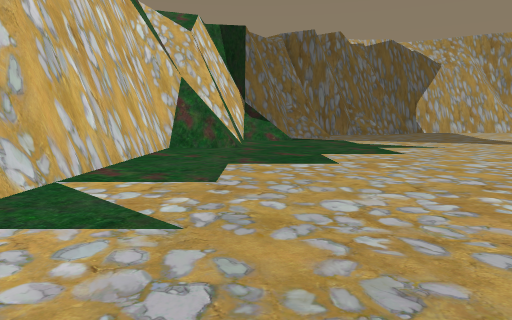
View 1 (above)

23 first-person views from a walk through a scene from a Unity 3-D project. The camera is 1.5 m above the floor, tilts 6° down and sees 70° across. The floor is counted in squares, 2 m on a side. Each view is taken from the middle of a square. On the plan, view 1 faces up. The plan holds only what a view shows up to about 11 squares ahead; the rest is blank. The place goes on beyond the plan. Some surface patterns are stand-ins.

View 2
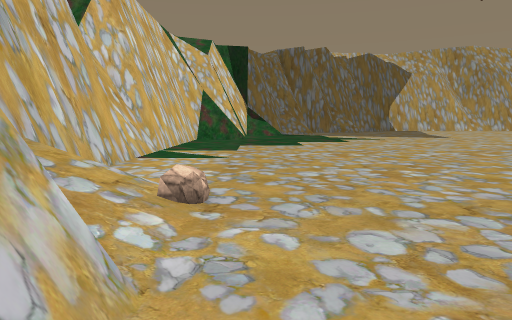

View 3
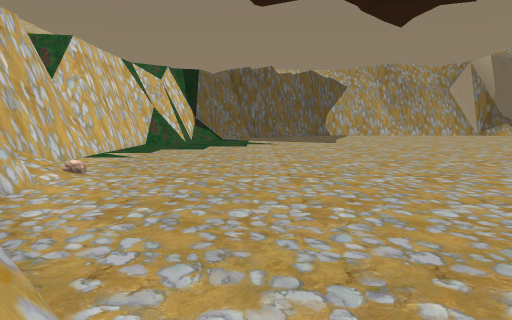

View 4
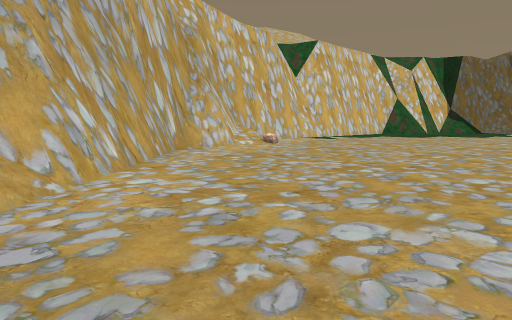

View 5
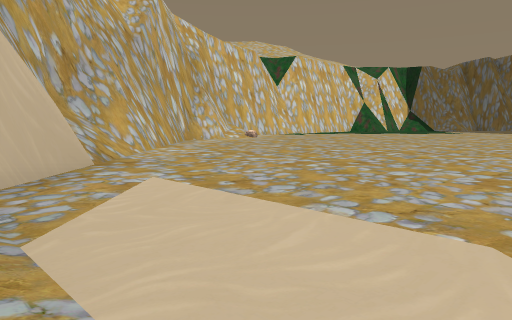

View 6
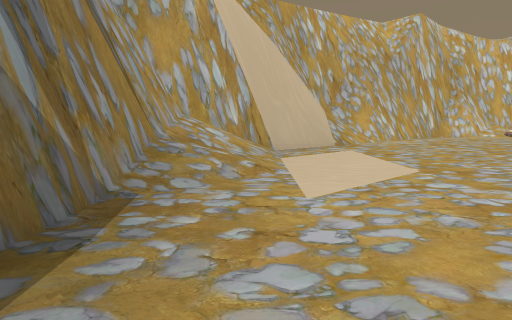

View 7
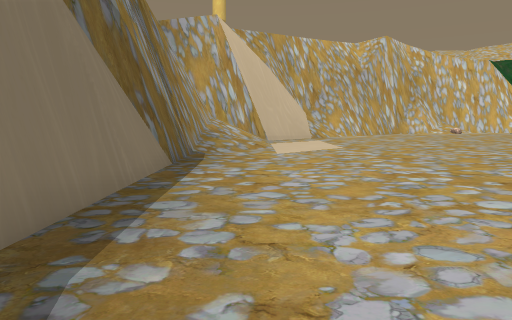

View 8
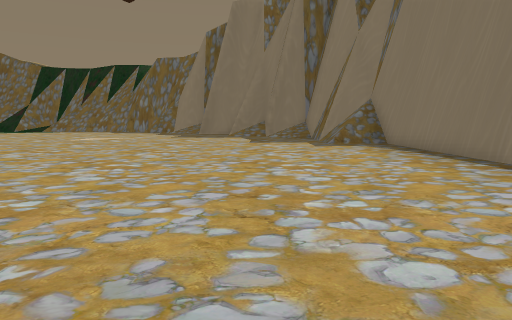

View 9
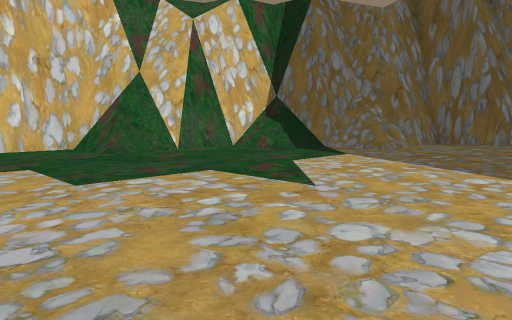

View 10
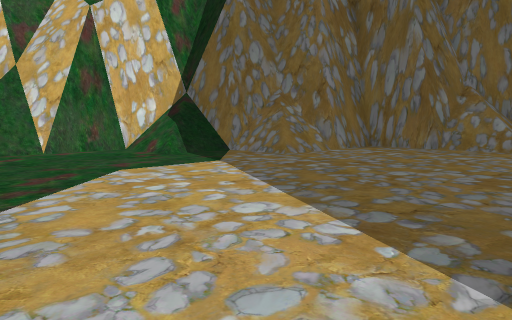

View 11
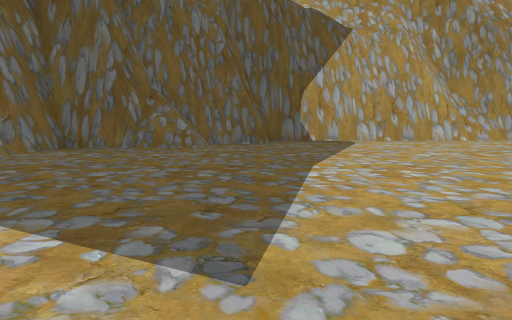

View 12
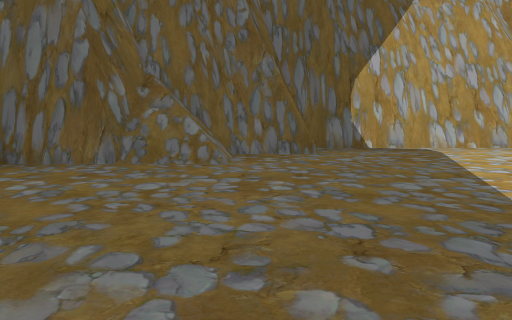

View 13
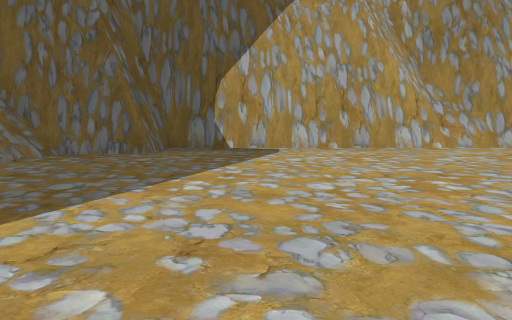

View 14
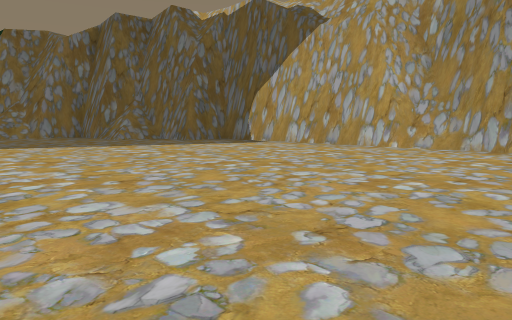

View 15
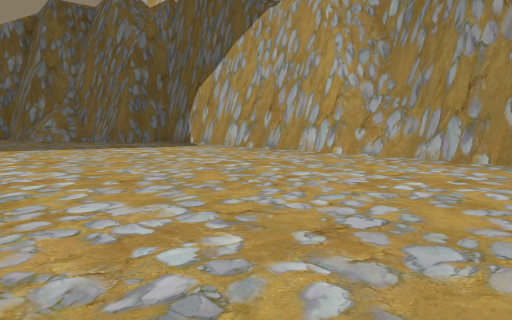

View 16
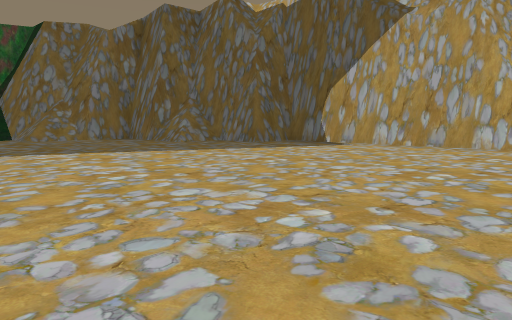

View 17
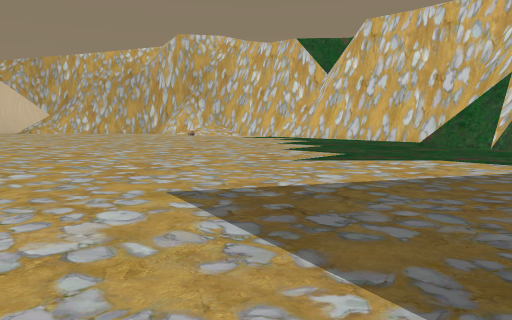

View 18
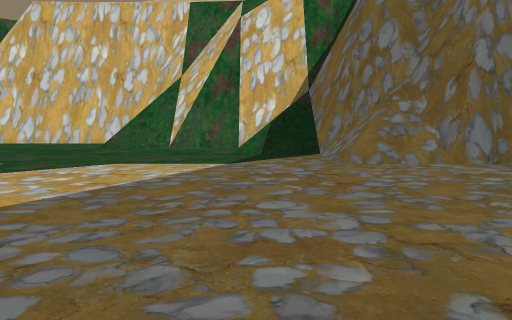

View 19
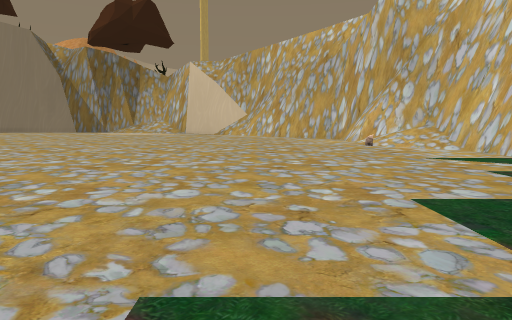

View 20
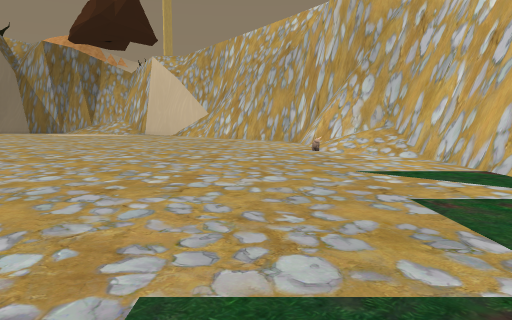

View 21
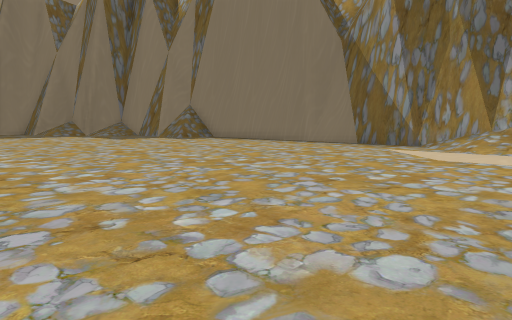

View 22
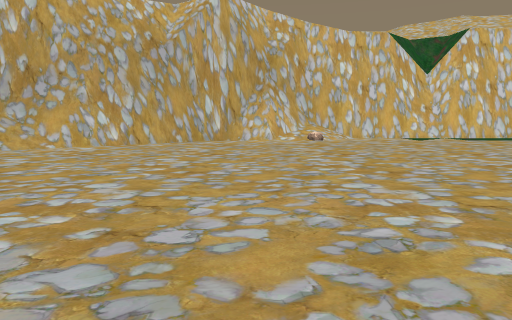

View 23
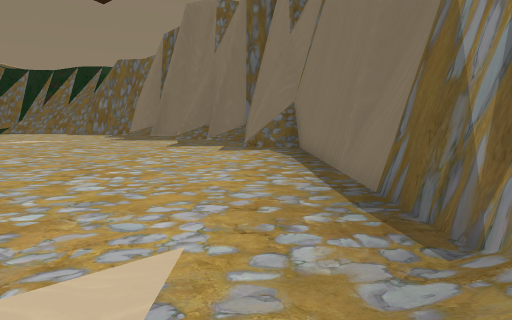

### Floor plan
Key: @ floor where view 1 was taken; # wall or solid block; . floor; / step, stairs or slope; O other object.
Columns run from 3 left of view 1 to 22 right of it. Each row starts with its distance up from view 1.
 25             #############
 24             #............
 23         #####............
 22         #//..............
 21       ###//..............
 20       #...................
 19     ###...................
 18     #//...................
 17   ###//...................
 16   #//.....................
 15   #//.....................
 14   #.......................
 13   #............    ....
 12   #............
 11 ###...........
 10 #.............
  9 #.............
  8 #.............
  7 #.............
  6 #............
  5 #............
  4 #............
  3 #............
  2 #............
  1 #............
  0 #/.@...........
 -1 #//............
 -2 ##O.............
 -3  ##..............
 -4   #...............      ..
 -5   #.................. ....
 -6   ##......................
 -7    ##.....................
 -8     ##....................
 -9      ##...................
-10       #/..................
-11       #//.................
-12       ####................
-13          ##...............
-14           ##////..........
-15            ##////.........
-16             ##############

Where each view was taken, in squares from view 1:
view 1: 0 up, 0 right, facing up
view 2: 5 down, 0 right, facing up
view 3: 11 down, 4 right, facing up
view 4: 11 down, 8 right, facing up-left
view 5: 14 down, 12 right, facing up-left
view 6: 14 down, 17 right, facing left
view 7: 14 down, 22 right, facing left
view 8: 11 down, 11 right, facing right
view 9: 7 up, 8 right, facing up-left
view 10: 10 up, 9 right, facing up-left
view 11: 10 up, 9 right, facing up
view 12: 14 up, 8 right, facing up
view 13: 14 up, 12 right, facing up
view 14: 14 up, 22 right, facing up-left
view 15: 17 up, 22 right, facing up-left
view 16: 13 up, 19 right, facing up-left
view 17: 15 up, 11 right, facing down-left
view 18: 15 up, 10 right, facing left
view 19: 10 up, 3 right, facing down
view 20: 8 up, 1 right, facing down
view 21: 4 down, 9 right, facing down-right
view 22: 4 down, 14 right, facing left
view 23: 14 down, 11 right, facing right
